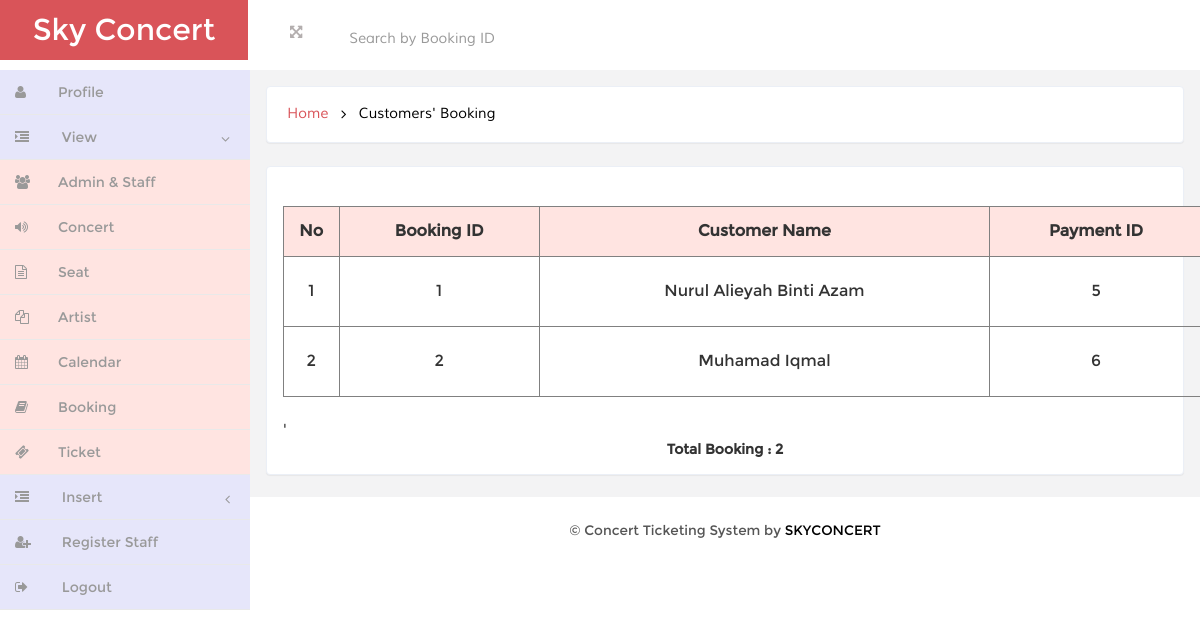
Page /admin/viewbooking.php on the committed database.
### tables this page shows
CREATE TABLE `booking` (
  `bid` int(12) NOT NULL,
  `date` date NOT NULL,
  `cuid` int(12) NOT NULL,
  `aid` int(5) DEFAULT NULL
);

CREATE TABLE `payment` (
  `pid` int(12) NOT NULL,
  `bid` int(12) NOT NULL
);

CREATE TABLE `customer` (
  `cuid` int(12) NOT NULL,
  `name` varchar(100) NOT NULL,
  `birthdate` date NOT NULL,
  `address` varchar(100) NOT NULL,
  `phone` varchar(14) NOT NULL,
  `email` varchar(100) NOT NULL
);

### admin/viewbooking.php (the view, shortened to what this page needs)
<!DOCTYPE HTML>
<html>
<head>
<link href="css/bootstrap.min.css" rel='stylesheet' type='text/css' />
<link href="css/style.css" rel='stylesheet' type='text/css' />
<link href="css/font-awesome.css" rel="stylesheet">
<link href="css/custom.css" rel="stylesheet">
</head>
<body>
<div id="wrapper">
        <nav class="navbar-default navbar-static-top" role="navigation">
             <div class="navbar-header">
               <h1> <a class="navbar-brand" href="index.html">Sky Concert</a></h1>
			   </div>
			 <div class=" border-bottom">
        	<div class="full-left">
        	  <section class="full-top">
				<button id="toggle"><i class="fa fa-arrows-alt"></i></button>
			</section>
			  <form class=" navbar-left-right">
			   <form action="allcategory.php" method="post" name="search" class="search-wrap">
			               <div class="form-group">
			                 <td> <input type="text" id="myInput" onkeyup="myFunction()" class="form-control search" placeholder="Search by Booking ID">
								</td>
			               </div>
			            </form>
            </form>
    <div class="clearfix"> </div>
           </div>
			<div class="clearfix">
     </div>
		    <div class="navbar-default sidebar" role="navigation">
                <div class="sidebar-nav navbar-collapse">
                <ul class="nav" id="side-menu">
                    <li>
                        <a href="viewprofile.php" class=" hvr-bounce-to-right" style="background-color:#E6E6FA"><i class="fa fa-user nav_icon "></i><span class="nav-label">Profile</span> </a>
                    </li>
                    <li>
                        <a href="#" class=" hvr-bounce-to-right" style="background-color:#E6E6FA"><i class="fa fa-indent nav_icon"></i> <span class="nav-label">View</span><span class="fa arrow"></span></a>
                        <ul class="nav nav-second-level">
							<li><a href="viewdata.php" class=" hvr-bounce-to-right" style="background-color:#FFE4E1"><i class="fa fa-users nav_icon"></i>Admin & Staff</a></li>
							<li><a href="viewconcert.php" class=" hvr-bounce-to-right" style="background-color:#FFE4E1"><i class="fa fa-volume-up nav_icon"></i>Concert</a></li>
							<li><a href="viewseat.php" class=" hvr-bounce-to-right" style="background-color:#FFE4E1"><i class="fa fa-file-text-o nav_icon"></i>Seat</a></li>
							<li><a href="viewartist.php" class=" hvr-bounce-to-right" style="background-color:#FFE4E1"> <i class="fa fa-copy nav_icon"></i>Artist</a></li>
                            <li><a href="calendar.php" class=" hvr-bounce-to-right" style="background-color:#FFE4E1"> <i class="fa fa-calendar nav_icon"></i>Calendar</a></li>
                            <li><a href="viewbooking.php" class=" hvr-bounce-to-right" style="background-color:#FFE4E1"><i class="fa fa-book nav_icon"></i>Booking</a></li>
							<li><a href="viewticket.php" class=" hvr-bounce-to-right" style="background-color:#FFE4E1"><i class="fa fa-ticket nav_icon"></i>Ticket</a></li>
					   </ul>
                    </li>
					<li>
                        <a href="#" class=" hvr-bounce-to-right" style="background-color:#E6E6FA"><i class="fa fa-indent nav_icon"></i> <span class="nav-label">Insert</span><span class="fa arrow"></span></a>
                    </li>
					 <li>
                        <a href="signup.html" class=" hvr-bounce-to-right" style="background-color:#E6E6FA"><i class="fa fa-user-plus nav_icon" ></i> <span class="nav-label">Register Staff</span> </a>
                    </li>
					 <li>
                        <a href="logout.php" class=" hvr-bounce-to-right" style="background-color:#E6E6FA"><i class="fa fa-sign-out nav_icon" ></i> <span class="nav-label">Logout</span> </a>
                    </li>
                </ul>
            </div>
			</div>
        </nav>
		 <div id="page-wrapper" class="gray-bg dashbard-1">
       <div class="content-main">
		   <div class="banner">
		    	<h2>
				<a href="index.php">Home</a>
				<i class="fa fa-angle-right"></i>
				<span>Customers' Booking</span>
				</h2>
		    </div>
	<br>
	<div class="banner">
		<br>
		<table border="1" align="center" width="1000" id="admin" color="#FFE4E1">
		<tr>
		<th height="50" style="text-align:center; background-color:#FFE4E1">No</th>
		<th style="text-align:center; background-color:#FFE4E1">Booking ID</th>
		<th height="50" style="text-align:center; background-color:#FFE4E1">Customer Name</th>
		<th style="text-align:center; background-color:#FFE4E1">Payment ID</th>
		</tr>
<?php
	$sql = "SELECT * FROM  BOOKING, CUSTOMER, PAYMENT WHERE CUSTOMER.CUID=BOOKING.CUID AND BOOKING.BID=PAYMENT.BID";
	$count=1;
	$result = mysql_query($sql);
	while($row = mysql_fetch_assoc($result))
	{
        Print '<tr align="center" color="#fff2e6">
				  <td height="70">'.$count.'</td>
                  <td height="66">'.$row['bid'].'</td>
                  <td>'.$row['name'].'</td>
				  <td>'.$row['pid'].'</td>
				  <td width="80"><a href="receipt.php?bid='.$row['bid'].'"><img src="images/receipt1.png" width="50" height="50"></a></td>
				</tr>';
				$count=$count+1;
	}
$totalbooking=$count-1;
echo "</table>";
echo"</br>'";
echo"<h5 align='center'><b>Total Booking : $totalbooking </b></h5>";
?>
</div>
<br>
</div>
<div class="copy">
          <p> &copy; Concert Ticketing System by <a href="" target="_blank">SKYCONCERT</a> </p>
		</div>
		</div>
       </div>
</body>
</html>

### admin/css/style.css (style rules this page uses)
h4, h5, h6, h1, h2, h3 { margin: 0; }
ul, ol { margin: 0;padding: 0; }
p { margin: 0; }
html, body { font-family:'Montserrat-Regular'; font-size: 100%; background:#F3F3F4; overflow-x: hidden; }
body a { transition:0.5s all; -webkit-transition:0.5s all; -moz-transition:0.5s all; -o-transition:0.5s all; -ms-transition:0.5s all; }
div#wrapper { background-color: #fff; }
.navbar-default.sidebar { background-color: #fff; }
h1 a.navbar-brand { color: #fff !important; font-size: 30px; font-weight: 500; padding: 20px 0px; background: #d95459; text-align: center; width:248px; height: 60px; }
i.nav_icon { color: #fff; margin-right:6px; }
.sidebar ul li a { color: #999; font-size:14px; }
.hvr-bounce-to-right { display: inline-block; vertical-align: middle; -webkit-transform: translateZ(0); transform: translateZ(0); box-shadow: 0 0 1px rgba(0, 0, 0, 0); -webkit-backface-visibility: hidden; backface-visibility: hidden; -moz-osx-font-smoothing: grayscale; position: relative; -webkit-transition-property: color; transition-property: color; -webkit-transition-duration: 0.5s; transition-duration: 0.5s; }
.hvr-bounce-to-right:before { content: ""; position: absolute; z-index: -1; top: 0; left: 0; right: 80%; bottom: 0; background:#7f8c8d; -webkit-transform: scaleX(0); transform: scaleX(0); -webkit-transform-origin: 0 50%; transform-origin: 0 50%; -webkit-transition-property: transform; transition-property: transform; -webkit-transition-duration: 0.5s; transition-duration: 0.5s; -webkit-transition-timing-function: ease-out; transition-timing-function: ease-out; }
.nav > li > a { color: #999; font-weight:500; padding: 0px 20px 0px 0px; font-size: 0.85em; border-bottom: 1px solid #E9E9E9; }
.nav > li > a i { margin-right: 14px; }
i.nav_icon { color: #999; padding: 15px; width: 44px; height: 44px; }
span.fa.arrow { margin-top: 17px; }
@media (min-width: 768px) { #page-wrapper { position: inherit; margin: 0 0 0 240px; min-height: 1000px; } }
.content-main { background-color: #F3F3F4; padding-top: 1em; }
.full-top { float:left; }
.navbar-left-right { float: left; margin-left: 6%; }
.border-bottom { background-color: #fff; }
.full-left { float: left; width: 40%; margin-left: 3%; margin-top: 1.3em; }
.full-left button { background: none; border: none; outline: none; color: #B3AEAE; font-size: 0.9em; }
.navbar-left-right input[type="text"] { background: none; border: none; outline: none; color:#B3AEAE; font-size: 0.9em; }
.banner { background: #fff; display: block; margin: 0em 1em ; padding:1em; border: 1px solid #ebeff6; border-color: #ebeff6; border-radius: 4px; -webkit-border-radius: 4px; -o-border-radius: 4px; -moz-border-radius: 4px; -ms-border-radius: 4px; -webkit-box-shadow: 0 1px 1px rgba(0,0,0,.05); box-shadow: 0 1px 1px rgba(0,0,0,.05); }
.banner h2 { font-size:0.9em; }
.banner h2 a { color:#D95459; text-decoration:none; font-family: 'Muli-Regular'; padding:0.3em ; }
.banner h2 span { color:#000; font-family: 'Muli-Regular'; padding:0.3em ; }
.banner h2 i { color:#000; vertical-align:middle; padding:0.3em ; }
.form-control { box-shadow: none; outline: none; border-radius: 0px; font-family: 'Muli-Regular'; }
.copy { background:#fff; text-align:center; padding:1.5em 0; }
.copy p, .copy-right p { font-size:0.85em; color:#555; }
.copy p a, .copy-right p a { color:#000; }

### admin/css/custom.css (style rules this page uses)
#wrapper { width: 100%; }
#page-wrapper { min-height: 568px; }
@media (min-width:768px) { #page-wrapper { position: inherit; margin: 0 0 0 250px; } }
.sidebar .sidebar-nav.navbar-collapse { padding-right: 0; padding-left: 0; }
.sidebar .arrow { float: right; }
.sidebar .fa.arrow:before { content: "\f104"; }
.sidebar .active>a>.fa.arrow:before { content: "\f107"; }
.sidebar .nav-second-level li, .sidebar .nav-third-level li { border-bottom: 0!important; }
@media (min-width:768px) { .sidebar { z-index: 1; position: absolute; width: 250px; } }

### rows in the picture
booking: payment.bid "1", cuid.name "Nurul Alieyah Binti Azam", payment.pid "5"
booking: payment.bid "2", cuid.name "Muhamad Iqmal", payment.pid "6"

### other values in the picture
$totalbooking "2"
